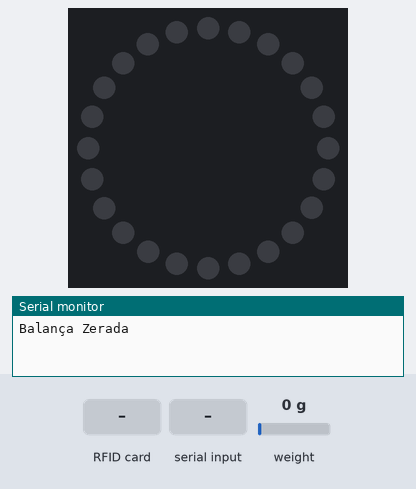
Bench run of a sketch on a simulated Arduino Mega 2560, built with avr-gcc and run on an emulated ATmega2560. On the bench: 24 RGB LEDs in a ring, first at the top, clockwise, the last lines printed to the serial monitor. The inputs (shaded band) are chosen by the test bench; at power-on: weight on the scale 0 g. Dim RGB values are drawn brighter than linear.

Above: at 4.2 s.
4.3 s: RFID card D0 A0 4A 10 held to the reader
5.8 s: "Le o tag\n" received over Serial
At 6.9 s:
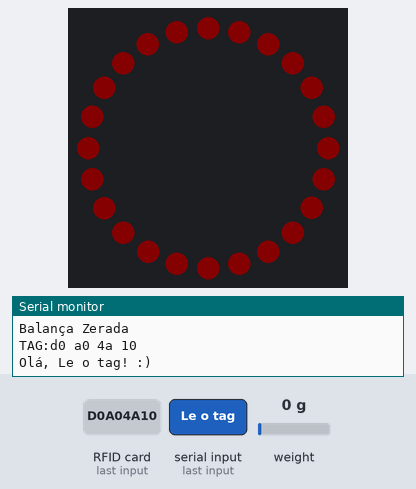
8.8 s: "Mede tara\n" received over Serial
11.8 s: RFID card E0 AD 46 13 held to the reader
13.3 s: "90;45;200\n" received over Serial
At 15.62 s:
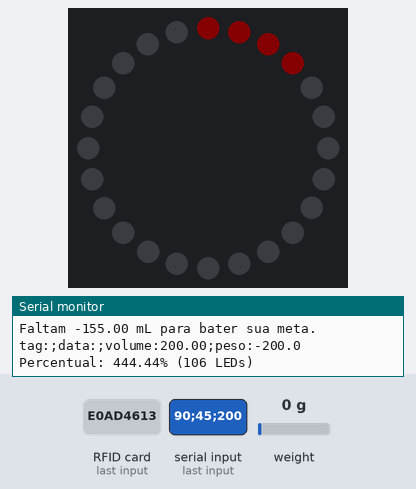
Timing chart, 0 to 17.1 s (numbered marks = the images above; inputs shaded):
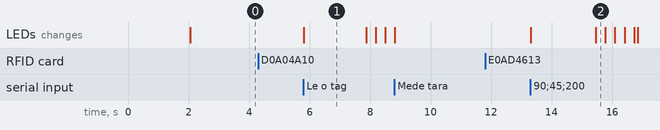

The sketch:

Medida_Valor_Conhecido.ino
```cpp
#include <SPI.h> // Protocolo de comunicação entre o RFID e o Arduino
#include <MFRC522.h> // Módulo do RFID
#include <HX711.h> // Módulo do amplificador
#include <FastLED.h>

// Definição dos pinos:
#define SS_PIN  53
#define RST_PIN 49
#define pinDT 3
#define pinSCK 2
#define fator_calibracao 460.94
# define NUM_LEDS  24   // Número total de LEDs na fita
# define DATA_PIN  4    // Pino de dados conectado à fita
# define MAX_NOMES 7    // Número máximo de nomes/cores

MFRC522 mfrc522(SS_PIN, RST_PIN);
HX711 escala;

float medida = 0;
bool jaMediuHoje = false;
float percent;

// Definição da struct de cor
struct Color {
  uint8_t r;
  uint8_t g;
  uint8_t b;
};

// Array de LEDs
CRGB leds[NUM_LEDS];

// Listas de nomes e cores correspondentes
const char* nomes[MAX_NOMES] = {"Alê", "d0 a0 4a 10", "Anna", "Lenna", "e0 ad 46 13", "Jan", "Gustavo"};
Color cores[MAX_NOMES] = {
  {255, 0, 0},    // Vermelho
  {0, 255, 0},    // Verde
  {0, 0, 255},    // Azul
  {255, 255, 0},  // Amarelo
  {234, 54, 128}, // Rosa
  {240, 134, 80}, // Laranja
  {255, 255, 255} // Branco
};

String tagAtual = "";

// Estados da animação
enum AnimationState { IDLE, REGISTERTAG, REGISTERTARA, ALL_ON, ROTATING, FINAL };
AnimationState estAtual = IDLE;

unsigned long millisAnterior = 0;
int corIndex = -1;
int numLedsToLight = 0;
int animationCycle = 0;
int startLed = 0;
const long tempoOn = 1000;          // 1 segundo para todos os LEDs ligarem
const long velocidadeRot = 25;      // Velocidade da rotação 25ms
const int sixthLeds = NUM_LEDS / 6;


void setup() {
  Serial.begin(9600);
  delay(2000);

  // Inicializa LED
  FastLED.addLeds<WS2812, DATA_PIN, GRB>(leds, NUM_LEDS);
  FastLED.setBrightness(8);
  clearStrip();

  // Inicialização do RFID:
  SPI.begin();
  mfrc522.PCD_Init();

  // Calibração da balança:
  escala.begin(pinDT, pinSCK);
  escala.tare(); // Zera a balança
  Serial.println("Balança Zerada");

  escala.set_scale(fator_calibracao);
}

void loop() {
  unsigned long millisAtual = millis();
  String input;

  if (Serial.available() > 0) {
    input = Serial.readStringUntil('\n');
    input.trim();

    // Verifica se recebeu "Le a tag"
    if (input.equalsIgnoreCase("Le o tag")) {
      estAtual = REGISTERTAG;
    }

    else if (input.equalsIgnoreCase("Mede tara")) {
      medida = escala.get_units(20);
      Serial.print("Tara");
      Serial.println(medida);
      estAtual = REGISTERTARA;
    }
  }

  // Verifica se há uma nova tag presente
  if (mfrc522.PICC_IsNewCardPresent() && mfrc522.PICC_ReadCardSerial()) {
    String uid = "";
    for (byte i = 0; i < mfrc522.uid.size; i++) {
      // Adiciona zero à esquerda para bytes < 16
      uid += String(mfrc522.uid.uidByte[i] < 0x10 ? "0" : "");
      // Converte byte para hex
      uid += String(mfrc522.uid.uidByte[i], HEX);
      if (i < mfrc522.uid.size - 1) uid += " ";
    }
    uid.trim();
    mfrc522.PICC_HaltA();

    switch (estAtual) {
      case REGISTERTAG:
        Serial.print("Tag");
        Serial.println(uid);
        estAtual = IDLE;

      case REGISTERTARA:
        Serial.print("Tara");
        Serial.println(uid);
        estAtual = IDLE;

      case IDLE:
        Serial.print("TAG:");
        Serial.println(uid);
        //delay(500);

        // Aguarda dados do Python
        String recebido = "";
        while (Serial.available() == 0) {}
        recebido = Serial.readStringUntil('\n');

        // Se a tag lida houver sido cadastrada:
        if (recebido != "NAO_ENCONTRADO") {
          String partes[10];  // 10 campos: nome, meta, tara, idtag, peso, streak, dias[], volumes[], hoje, cor
          int idx = 0;
          int pos = 0;
          while (idx < 10) {
            int next = recebido.indexOf(';', pos);
            if (next == -1) next = recebido.length();
            partes[idx++] = recebido.substring(pos, next);
            pos = next + 1;
          }

          String nome = partes[0];
          float meta = partes[1].toFloat();
          float tara = partes[2].toFloat();
          String idtag = partes[3];
          float ultimo_peso = partes[4].toFloat();
          int streak = partes[5].toInt();
          String ultimo_dia = partes[6];
          float consumo_dia = partes[7].toFloat();
          String hoje = partes[8];
          corIndex = partes[9].toInt();

          Serial.print("Olá, ");
          Serial.print(nome);
          Serial.println("! :)");
          // delay(2000);

          millisAnterior = millisAtual;
          updateStripAllOn(corIndex);
          estAtual = ALL_ON;

          medida = escala.get_units(20);
          medida -= tara;

          if (ultimo_dia != hoje){jaMediuHoje = false;}
          else{jaMediuHoje = true;}

          if (!jaMediuHoje) {
            Serial.print("Sua meta hoje é de beber ");
            Serial.print(meta);
            Serial.print(" mL. Seu copo contém ");
            Serial.print(abs(medida), 1);
            Serial.println(" mL.");
            Serial.print("tag:");
            Serial.print(idtag);
            Serial.print(";data:");
            Serial.print(hoje);
            Serial.print(";volume:");
            Serial.print(0);
            Serial.print(";peso:");
            Serial.println(medida, 1);
            percent = 0;

          }
          else {
            float delta = medida - ultimo_peso;

            if (medida >= meta || consumo_dia+delta >= meta) {
              Serial.print("Parabéns, ");
              Serial.print(nome);
              Serial.print("! Você bateu sua meta de ");
              Serial.print(meta);
              Serial.println(" mL!");
            }
            else {
              if (delta != 0) {
                if (delta > 0) {
                  Serial.print("Você adicionou ");
                  Serial.print(abs(delta));
                  Serial.println(" mL desde a última medida.");
                  Serial.print("Faltam ");
                  Serial.print((meta - consumo_dia));
                  Serial.println(" mL para bater sua meta.");

                  Serial.print("tag:");
                  Serial.print(idtag);
                  Serial.print(";data:");
                  Serial.print(hoje);
                  Serial.print(";volume:");
                  Serial.print(consumo_dia);
                  Serial.print(";peso:");
                  Serial.println(medida, 1);

                  percent = (consumo_dia)/meta;
                }
                else {
                  Serial.print("Você bebeu ");
                  Serial.print(abs(delta));
                  Serial.println(" mL desde a última medida.");
                  Serial.print("Faltam ");
                  Serial.print((meta + delta));
                  Serial.println(" mL para bater sua meta.");

                  Serial.print("tag:");
                  Serial.print(idtag);
                  Serial.print(";data:");
                  Serial.print(hoje);
                  Serial.print(";volume:");
                  Serial.print(consumo_dia-delta);
                  Serial.print(";peso:");
                  Serial.println(medida, 1);
                  percent = (consumo_dia-delta)/meta;
                }
              }
              else {
                Serial.println("Você não bebeu ou adicionou água desde a última medida.");
                Serial.print("Faltam ");
                Serial.print((consumo_dia));
                Serial.println(" mL para bater sua meta.");
                percent = (consumo_dia)/meta;
              }
              numLedsToLight = (NUM_LEDS * percent);
              Serial.println("Percentual: " + String(percent*100) + "% (" + String(numLedsToLight) + " LEDs)");
            }
          }
        }
    }
  }


  switch (estAtual) {
    case ALL_ON:
      if (millisAtual - millisAnterior >= tempoOn) {
        estAtual = ROTATING;
        animationCycle = 0;
        startLed = 0;
        millisAnterior = millisAtual;
      }

    case ROTATING:
      if (millisAtual - millisAnterior >= velocidadeRot) {
        updateStripRotating(corIndex);
        startLed++;
        if (startLed >= NUM_LEDS) {
          startLed = 0;
          animationCycle++;
        }
        if (animationCycle >= 2) {
          estAtual = FINAL;
          updateStripFinal(corIndex, numLedsToLight);
          Serial.println("Animation complete. Send '0' to clear LEDs.");
        }
        millisAnterior = millisAtual;
      }
      break;

    case FINAL:
    float medida2 = escala.get_units(20);
      if (medida2 <= medida - 10) {
        // Apaga LEDs com entrada '0' (copo saiu da balança)
        Serial.println("Clearing LED strip");
        clearStrip();
        estAtual = IDLE;
      }
      break;
  }
  /*
  escala.power_down();
  delay(1000);
  escala.power_up();
  */
}

// Liga todos os LEDs
void updateStripAllOn(int corIndex) {
  for (int i = 0; i < NUM_LEDS; i++) {
    leds[i] = CRGB(cores[corIndex].r, cores[corIndex].g, cores[corIndex].b);
  }
  FastLED.show();
}

// Liga 1/3 dos LEDs, rotação
void updateStripRotating(int corIndex) {
  clearStrip();
  for (int i = 0; i < sixthLeds; i++) {
    int index = (startLed + i) % NUM_LEDS;
    leds[index] = CRGB(cores[corIndex].r, cores[corIndex].g, cores[corIndex].b);
  }
  FastLED.show();
}

// Liga os LEDs de acordo com a porcentagem da meta
void updateStripFinal(int corIndex, int numLeds) {
  clearStrip();
  for (int i = 0; i < numLeds; i++) {
    leds[i] = CRGB(cores[corIndex].r, cores[corIndex].g, cores[corIndex].b);
  }
  FastLED.show();
}

// Apaga todos os LEDs
void clearStrip() {
  for (int i = 0; i < NUM_LEDS; i++) {
    leds[i] = CRGB::Black;
  }
  FastLED.show();
}
```

Measured:
- after the input at 5.8 s, the LEDs: change at once (image 1)
- after the input at 13.3 s, the LEDs: first change at once (image 2 shows a later state)
- what the display in image 1 shows lasts 2.1 s, from 5.8 s to 7.9 s
